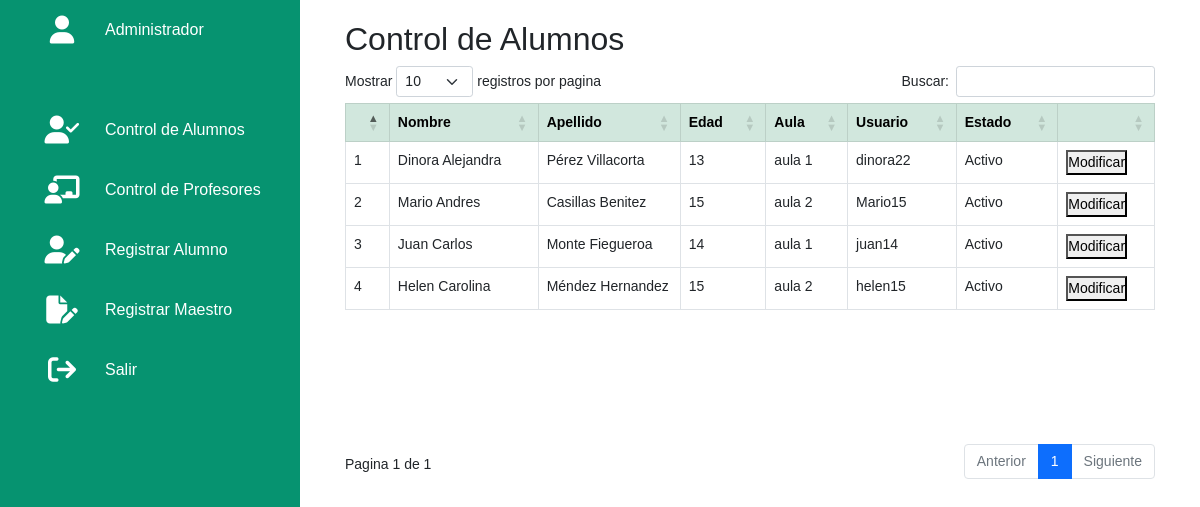
The page /Vista/Vista_Administrador/listaEstudiante.php on the database its author committed.
### tables this page shows
CREATE TABLE `estudiante` (
  `Id` int(11) NOT NULL,
  `Nombre` varchar(50) NOT NULL,
  `Apellido` varchar(50) NOT NULL,
  `Edad` int(2) NOT NULL,
  `Idaula` int(11) NOT NULL,
  `Usuario` varchar(8) NOT NULL,
  `Password` varchar(10) NOT NULL,
  `idroles` int(11) NOT NULL,
  `idEstado` int(11) NOT NULL
);

CREATE TABLE `aula` (
  `id` int(11) NOT NULL,
  `nombre` varchar(100) NOT NULL
);

CREATE TABLE `estado` (
  `Id` int(11) NOT NULL,
  `tipoEstado` varchar(10) NOT NULL
);

### Clases/conexion.php (called while the page is built, shortened)
<?php
class Conexion{
    public $servername = "localhost";
    public $username = "root";
    public $password = "";
    public $database = "notas";
    public function conexionDB(){
        $this->con = mysqli_connect($this->servername, $this->username, $this->password, $this->database);
    }
}
?>

### Clases/Estudiante.php (the view, shortened to what this page needs)
<?php
class Estudiante extends Persona{
    public function listaAlumnosActivos($rol){
        $query = "SELECT estudiante.*, aula.nombre AS aula, estado.tipoEstado AS estado FROM estudiante INNER JOIN aula on estudiante.Idaula=aula.id INNER JOIN estado ON estudiante.idEstado=estado.Id WHERE estudiante.idEstado = $rol";
        $result = mysqli_query($this->con, $query);
        $cont = 1;
        while($imp = mysqli_fetch_array($result)){
            $tabla = "<tr>";
                $tabla .= "<td>".$cont."</td>";
                $tabla .= "<td>".$imp['Nombre']."</td>";
                $tabla .= "<td>". $imp['Apellido'] ."</td>";
                $tabla .= "<td>". $imp['Edad'] ."</td>";
                $tabla .= "<td>". $imp['aula'] ."</td>";
                $tabla .= "<td>". $imp['Usuario'] ."</td>";
                $tabla .= "<td>". $imp['estado'] ."</td>";
                $tabla .= "<form action='modificarEstudiante.php' method='POST'>";
                    $tabla .= "<td><button name='idestudiante' value='".$imp['Id']."'>Modificar</button></td>";
                $tabla .= "</form>";
            $tabla .= "</tr>";
            echo $tabla;
            $cont++;
        }
    }
}
?>

### Vista/Vista_Administrador/listaEstudiante.php (shortened to what this page needs)
<!DOCTYPE html>
<html lang="en">
<head>
    <link href="https://cdn.jsdelivr.net/npm/bootstrap@5.1.3/dist/css/bootstrap.min.css" rel="stylesheet">
    <link rel="stylesheet" href="https://cdn.datatables.net/1.11.5/css/dataTables.bootstrap5.min.css"/>
    <link rel="stylesheet" href="https://cdnjs.cloudflare.com/ajax/libs/font-awesome/6.1.0/css/all.min.css" />
    <link rel="stylesheet" href="../../style/administrador.css">
</head>
<body>
    <?php
        require "../../Clases/Estudiante.php";
        $estudiante = new Estudiante();
    ?>
    <div class="contenido">
        <div class="navegador">
            <ul>
                <li>
                    <form action="#">
                        <span class="iconos"><i class="fa-solid fa-user"></i></span>
                        <input class="btn btn-link" type="submit" value="Administrador">
                    </form>
                </li>
                <li>
                    <form action="listaEstudiante.php" method="post">
                        <span class="iconos"><i class="fa-solid fa-user-check"></i></span>
                        <input class="btn btn-link" type="submit" value="Control de Alumnos">
                    </form>
                </li>
                <li>
                    <form action="listaProfesor.php">
                        <span class="iconos"><i class="fa-solid fa-chalkboard-user"></i></span>
                        <input class="btn btn-link" type="submit" value="Control de Profesores">
                    </form>
                </li>
                <li>
                    <form action="registrarEstudiante.php" method="post">
                        <span class="iconos"><i class="fa-solid fa-user-pen"></i></span>
                        <input class="btn btn-link" type="submit" value="Registrar Alumno" name="boton1">
                    </form>
                </li>
                <li>
                    <form action="registrarProfesor.php" method="post">
                        <span class="iconos"><i class="fa-solid fa-file-pen"></i></span>
                        <input class="btn btn-link" type="submit" value="Registrar Maestro" name="boton3">
                    </form>
                </li>
                <li>
                    <form action="../../index.php" method="post">
                        <span class="iconos"><i class="fa-solid fa-arrow-right-from-bracket"></i></span>
                        <input class="btn btn-link" type="submit" value="Salir" name="boton3">
                    </form>
                </li>
            </ul>
        </div>
    </div>
    <div class="main">
        <div class="reciente">
            <div class="encabezado_tabla">
                <h2>Control de Alumnos</h2>
                <table class='table table-bordered'  id="tabla_alumno" class="table table-striped table-bodered">
                    <thead class='table-success'>
                        <th></th>
                        <th>Nombre</th>
                        <th>Apellido</th>
                        <th>Edad</th>
                        <th>Aula</th>
                        <th>Usuario</th>
                        <th>Estado</th>
                        <th></th>
                    </thead>
                    <tbody>
                    <?php $estudiante->listaAlumnosActivos(1) ?>
                    </tbody>
                </table>
            </div>
    </div>
    </div>
</body>
</html>

### style/administrador.css (style rules this page uses)
* { margin: 0; padding: 0; box-sizing: border-box; font-family:'Lucida Sans', 'Lucida Sans Regular', 'Lucida Grande', 'Lucida Sans Unicode', Geneva, Verdana, sans-serif }
:root { --color:#069370; --white: #fff; --grey: #f5f5f5; --black: #222; --black2: #999; }
body { min-height: 100vh; overflow-x: hidden; }
.contenido { position: relative; width: 100%; }
.navegador { position: fixed; width: 300px; height: 100%; background: var(--color); border-left: 10 solid var(--color); transition: 0.5s; overflow: hidden; }
.navegador ul { position: absolute; top: 0; left: 0%; width: 100%; }
.navegador ul li { position: relative; width: 100%; list-style: none; border-top-left-radius: 30px; border-bottom-left-radius: 30px; }
.navegador ul li:nth-child(1) { margin-bottom: 40px; pointer-events: none; }
.navegador ul li form { position: relative; display: block; width: 100%; display: flex; text-decoration: none; color: var(--white); }
.navegador ul li form .iconos { position: relative; display: block; min-width: 60px; height: 60px; line-height: 70px; text-align: center; }
.navegador ul li form .iconos i { font-size: 1.75em; }
.btn-link { text-decoration: none; text-align: left; color: #fff; width: 150%; }
.main { position: absolute; width: calc(100% - 300px); left: 300px; min-height: 100vh; transition: 0.5s; }
.reciente { width: 90%; margin: 0 auto; margin-top: 20px; font-size: 14px; }

### rows shown on the page
estudiante: Nombre "Dinora Alejandra", Apellido "Pérez Villacorta", Edad "13", Idaula.nombre "aula 1", Usuario "dinora22", idEstado.tipoEstado "Activo"
estudiante: Nombre "Mario Andres", Apellido "Casillas Benitez", Edad "15", Idaula.nombre "aula 2", Usuario "Mario15", idEstado.tipoEstado "Activo"
estudiante: Nombre "Juan Carlos", Apellido "Monte Fiegueroa", Edad "14", Idaula.nombre "aula 1", Usuario "juan14", idEstado.tipoEstado "Activo"
estudiante: Nombre "Helen Carolina", Apellido "Méndez Hernandez", Edad "15", Idaula.nombre "aula 2", Usuario "helen15", idEstado.tipoEstado "Activo"
